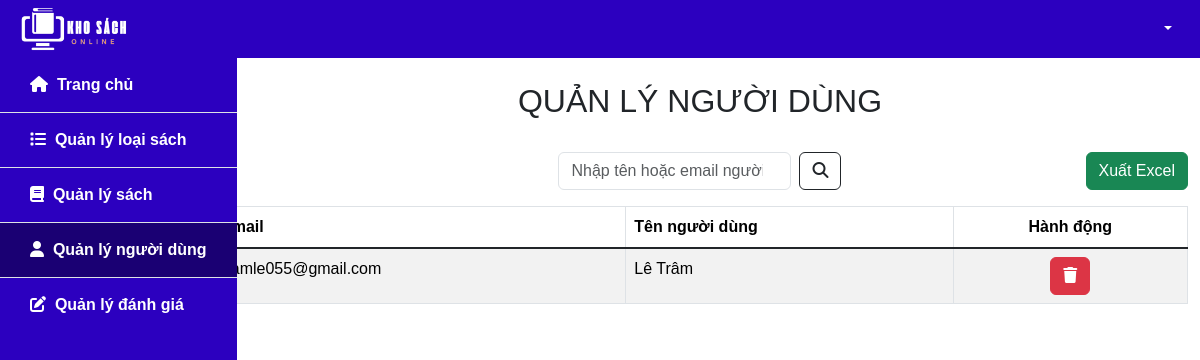
The page /manage_user.php on the database as committed earlier.
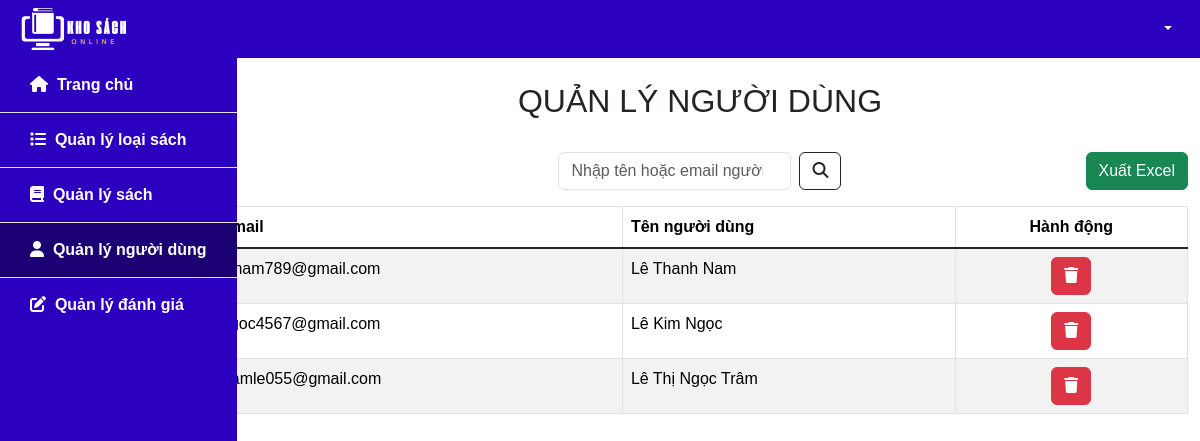
The same page on the database as committed later.
### tables this page shows
CREATE TABLE `user` (
  `email` varchar(100) NOT NULL,
  `fullname` varchar(50) NOT NULL,
  `password` varchar(100) NOT NULL,
  `role` varchar(10) NOT NULL
);

### src/functions.php (called while the page is built, shortened)
<?php
function html_escape(string|null $text): string
{
    return htmlspecialchars($text ?? '', ENT_QUOTES, 'UTF-8', false);
}

### public/manage_user.php (the view, shortened to what this page needs)
<?php
require_once __DIR__ . '/../src/connect.php';
if ($_SERVER['REQUEST_METHOD'] === 'GET' && isset($_GET['keyword'])) {
    $keyword = $_GET['keyword'];
    $sql = "SELECT email, fullname, role FROM user
            WHERE email LIKE concat('%', ? '%')
            OR fullname LIKE concat('%', ? '%')";
    $stmt = $pdo->prepare($sql);
    $stmt->execute([$keyword, $keyword]);
} else {
    $sql = "SELECT email, fullname, role FROM user";
    $stmt = $pdo->prepare($sql);
    $stmt->execute();
}
$rows = $stmt->fetchAll(PDO::FETCH_ASSOC);
include_once __DIR__. '/../src/partials/header_ad.php'
?>
<div class="container-fluid flex-grow-1">
    <div class="row">
        <div class="col-2">
            <?php include_once __DIR__. '/../src/partials/slidebar_ad.php' ?>
        </div>
        <div class="col-10">
            <div class="row justify-content-center m-4">
                <h2 class="text-center">QUẢN LÝ NGƯỜI DÙNG</h2>
            </div>
            <div class="row mb-3">
                <div class="col">
                </div>
                <div class="col d-flex justify-content-center ">
                    <form class="d-flex" role="search" method="GET">
                        <input class="form-control me-2" type="search" placeholder="Nhập tên hoặc email người dùng"
                            aria-label="Search" name="keyword"
                            value="<?= isset($_GET['keyword']) ? html_escape($_GET['keyword']) : '' ?>">
                        <button class="btn btn-outline-dark" type="submit"><i
                                class="fa-solid fa-magnifying-glass"></i></button>
                    </form>
                </div>
                <div class="col d-flex justify-content-end">
                    <form method="post">
                        <button class="btn btn-success" type="submit" name="export">
                            Xuất Excel
                        </button>
                    </form>
                </div>
            </div>
            <div class="row my-3">
                <div class="col">
                    <table class="table table-bordered table-striped">
                        <thead>
                            <tr>
                                <th class="align-content-start">Email</th>
                                <th class="align-content-start">Tên người dùng</th>
                                <th class="text-center align-content-start">Hành động</th>
                            </tr>
                        </thead>
                        <tbody class="table-group-divider">
                            <?php foreach ($rows as $row) : ?>
                            <?php if ($row['role'] == "admin") continue?>
                            <tr>
                                <td><?= html_escape($row['email']) ?></td>
                                <td><?= html_escape($row['fullname']) ?></td>
                                <td>
                                    <div class="d-flex justify-content-center">
                                        <form class="form-inline mx-1" action="/delete_user.php" method="POST">
                                            <button id="delete-user-btn" type="button"
                                                class="btn btn-xs btn-danger  delete-user-btn" data-toggle="modal"
                                                name="delete-user" data-target="#delete-confirm">
                                                <i class="fa-solid fa-trash"></i>
                                            </button>
                                        </form>
                                    </div>
                                </td>
                            </tr>
                            <?php endforeach ?>
                        </tbody>
                    </table>
                </div>
            </div>
        </div>
    </div>
</div>
<?php
include_once __DIR__. '/../src/partials/footer_ad.php'
?>

Rows that differ between the two databases and show on the page:
added user: email "lenam789@gmail.com", fullname "Lê Thanh Nam"
added user: email "ngoc4567@gmail.com", fullname "Lê Kim Ngọc"
changed user "tramle055@gmail.com": fullname "Lê Trâm" → "Lê Thị Ngọc Trâm"
